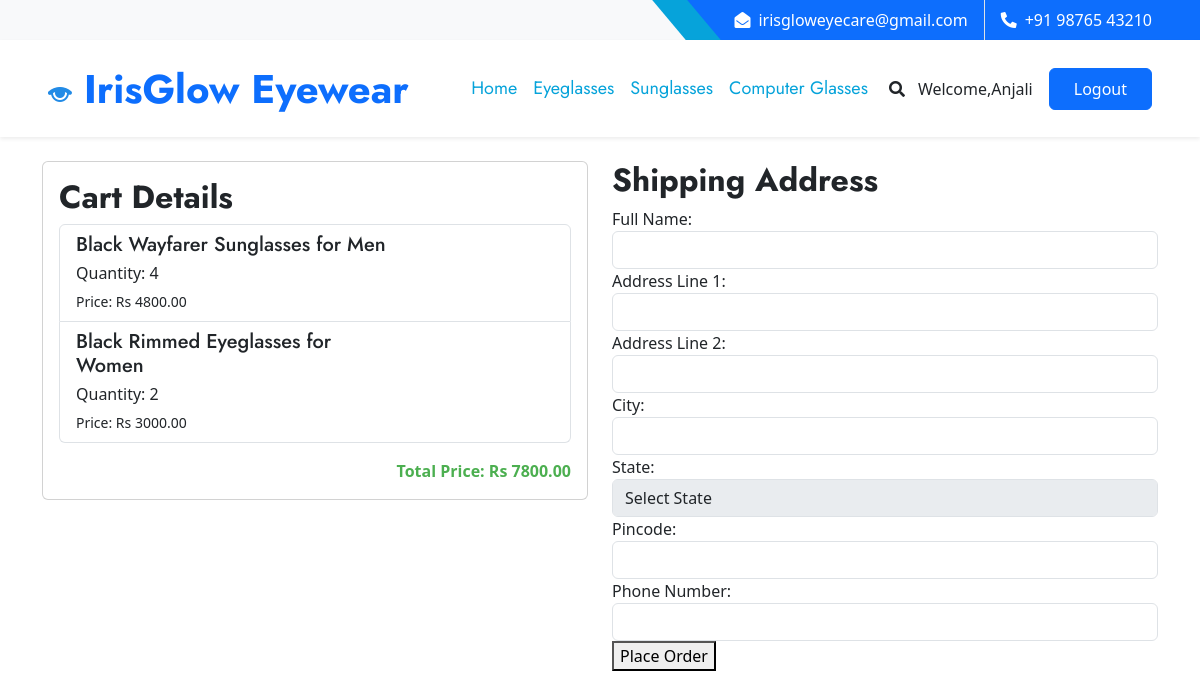
Page /checkout/ (signed in) on the earlier database version.
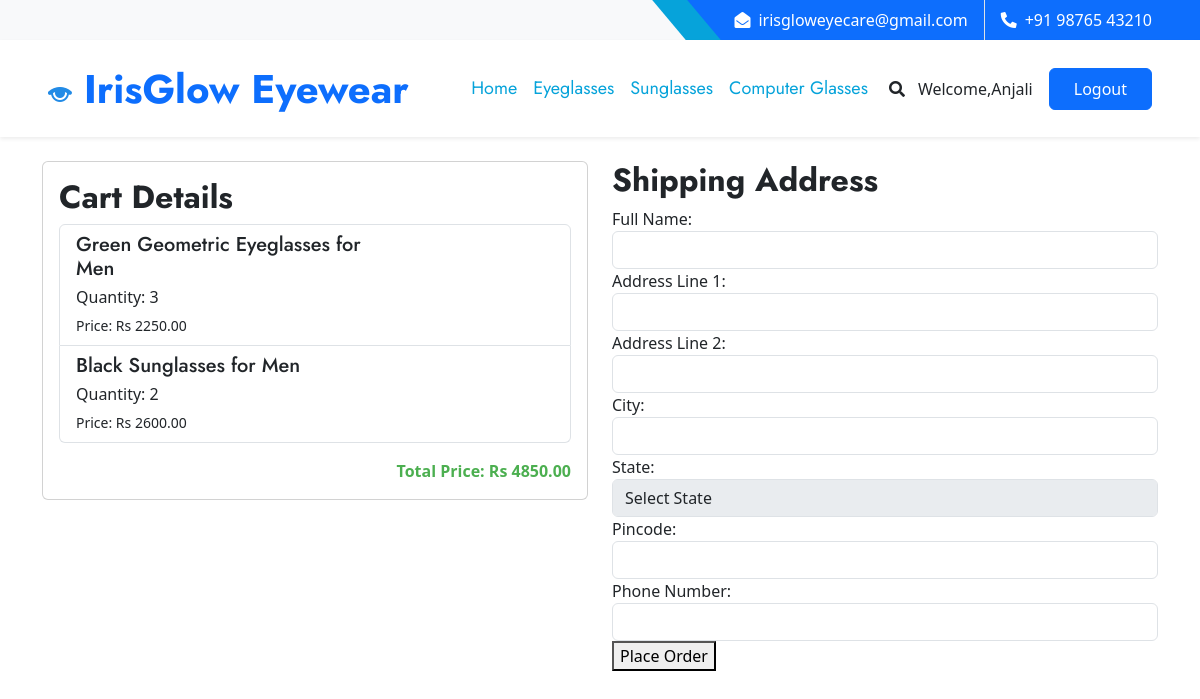
Same page on the later database version.
### IrisGlowApp/models.py (models this page shows, shortened)
class UserCart(models.Model):
    user = models.ForeignKey(User, on_delete=models.CASCADE)
    created_at = models.DateTimeField(auto_now_add=True)
    updated_at = models.DateTimeField(auto_now=True)
    frame = models.ForeignKey(Frame, on_delete=models.CASCADE)
    quantity = models.PositiveIntegerField(default=1)
    def total_price(self):
        return self.frame.price * self.quantity

class Frame(models.Model):
    GENDER_CHOICES = (
        ('M', 'Male'),
        ('F', 'Female'),
        ('K', 'Kids'),
    )
    CATEGORY_CHOICES = (
        ('Eyeglasses', 'Eyeglasses'),
        ('Sunglasses', 'Sunglasses'),
        ('Computer Glasses', 'Computer Glasses'),
    )
    FRAME_MATERIAL_CHOICES = (
        ('Metal', 'Metal'),
        ('Plastic', 'Plastic'),
        ('Wood', 'Wood'),
        ('Aluminium', 'Aluminium'),
        ('Glass', 'Glass'),
    )
    FRAME_STYLE_CHOICES = (
        ('Circle', 'Circle'),
        ('Rectangle', 'Rectangle'),
        ('Geometric', 'Geometric'),
        ('Square', 'Square'),
    )
    SIZE_CHOICES = (
        ('Small', 'Small'),
        ('Medium', 'Medium'),
        ('Large', 'Large'),
    )
    BRAND_CHOICES = (
        ('Fastrack', 'Fastrack'),
        ('Titan', 'Titan'),
        ('Essilor', 'Essilor'),
        ('Ray-Ban', 'Ray-Ban'),
        ('Boss', 'Boss'),
        ('Polaroid', 'Polaroid'),
        ('Vogue', 'Vogue'),
    )
    COLOR_CHOICES = (
        ('Red', 'Red'),
        ('Blue', 'Blue'),
        ('Green', 'Green'),
        ('Black', 'Black'),
        ('White', 'White'),
    )
    TEMPLE_LENGTH_CHOICES = [
        ('140', '140 mm'),
        ('141', '141 mm'),
        ('142', '142 mm'),
        ('143', '143 mm'),
        ('144', '144 mm'),
        ('145', '145 mm'),
        ('146', '146 mm'),
        ('147', '147 mm'),
        ('148', '148 mm'),
        ('149', '149 mm'),
        ('150', '150 mm'),
        ('151', '151 mm'),
        ('152', '152 mm'),
        ('153', '153 mm'),
        ('154', '154 mm'),
        ('155', '155 mm'),
        ('156', '156 mm'),
        ('157', '157 mm'),
        ('158', '158 mm'),
    ]
    BRIDGE_SIZE_CHOICES = [
        ('15', '15 mm'),
        ('16', '16 mm'),
        ('17', '17 mm'),
        ('18', '18 mm'),
        ('19', '19 mm'),
        ('20', '20 mm'),
        ('21', '21 mm'),
        ('22', '22 mm'),
        ('23', '23 mm'),
        ('24', '24 mm'),
        ('25', '25 mm'),
    ]
    LENS_WIDTH_CHOICES = [
        ('45', '45 mm'),
        ('46', '46 mm'),
        ('47', '47 mm'),
        ('48', '48 mm'),
        ('49', '49 mm'),
        ('50', '50 mm'),
        ('51', '51 mm'),
        ('52', '52 mm'),
        ('53', '53 mm'),
        ('54', '54 mm'),
        ('55', '55 mm'),
        ('56', '56 mm'),
        ('57', '57 mm'),
        ('58', '58 mm'),
    ]
    name = models.CharField(max_length=255, unique=True)
    brand_name = models.CharField(max_length=255, choices=BRAND_CHOICES)
    category = models.CharField(max_length=255, choices=CATEGORY_CHOICES)
    product_description = models.TextField()
    material_description = models.TextField()
    gender = models.CharField(max_length=1, choices=GENDER_CHOICES)
    price = models.DecimalField(max_digits=10, decimal_places=2, validators=[MaxValueValidator(10000)])
    stock_quantity = models.PositiveIntegerField(default=0)
    production_date = models.DateField(null=True, blank=True)
    color = models.CharField(max_length=50, null=True, blank=True, choices=COLOR_CHOICES)
    size = models.CharField(max_length=10, choices=SIZE_CHOICES, null=True, blank=True)
    frame_material = models.CharField(max_length=20, choices=FRAME_MATERIAL_CHOICES, null=True, blank=True)
    frame_style = models.CharField(max_length=20, choices=FRAME_STYLE_CHOICES, null=True, blank=True)
    temple_length = models.CharField(max_length=3, choices=TEMPLE_LENGTH_CHOICES, default='15')
    bridge_size = models.CharField(max_length=5, choices=BRIDGE_SIZE_CHOICES, default='15')
    lens_width = models.CharField(max_length=5, choices=LENS_WIDTH_CHOICES, default='15')
    thumbnail = models.ImageField(upload_to='frame_thumbnails/')
    image_2 = models.ImageField(upload_to='frame_images/', blank=True, null=True)
    image_3 = models.ImageField(upload_to='frame_images/', blank=True, null=True)
    image_4 = models.ImageField(upload_to='frame_images/', blank=True, null=True)
    image_5 = models.ImageField(upload_to='frame_images/', blank=True, null=True)
    frame_id = models.AutoField(primary_key=True, unique=True)

### IrisGlowApp/views.py (the view, shortened to what this page needs)
# urls.py: path('checkout/', views.checkout, name='checkout'),
def checkout(request):
    user = request.user
    user_cart_items = UserCart.objects.filter(user=user)
    total_price = sum(item.total_price() for item in user_cart_items)
    return render(request, 'checkout.html', {'cart_items': user_cart_items, 'total_price': total_price})

### template/checkout.html (shortened to what the changed rows need)
{% load static %}
<!DOCTYPE html>
<html lang="en">
<head>
    <link href="https://cdnjs.cloudflare.com/ajax/libs/font-awesome/5.10.0/css/all.min.css" rel="stylesheet">
    <link href="https://cdn.jsdelivr.net/npm/bootstrap-icons@1.4.1/font/bootstrap-icons.css" rel="stylesheet">
    <link href="{% static 'lib/owlcarousel/assets/owl.carousel.min.css' %}" rel="stylesheet">
    <link href="{% static 'lib/animate/animate.min.css' %}" rel="stylesheet">
    <link href="{% static 'lib/tempusdominus/css/tempusdominus-bootstrap-4.min.css' %}" rel="stylesheet" />
    <link href="{% static 'lib/twentytwenty/twentytwenty.css' %}" rel="stylesheet" />
    <link href="{% static 'css/bootstrap.min.css' %}" rel="stylesheet">
    <link href="{% static 'css/style.css' %}" rel="stylesheet">
    <link href="https://cdn.jsdelivr.net/npm/bootstrap@5.3.0/dist/css/bootstrap.min.css" rel="stylesheet">
</head>
<body>
    <nav class="navbar navbar-expand-lg bg-white navbar-light shadow-sm px-5 py-3 py-lg-0">
        <a href="index.html" class="navbar-brand p-0">
            <h1 class="m-0 text-primary">
                <img src="{% static 'img/img1.png' %}">
              IrisGlow Eyewear</h1>
        </a>
    </nav>
 <br>
    <div class="container">
        <div class="row">
            <div class="col-md-6">
                <div class="card">
                    <div class="card-body">
                        <h2 class="card-title">Cart Details</h2>
                        {% if cart_items %}
                            <div class="list-group">
                                {% for item in cart_items %}
                                    <div class="list-group-item border-bottom">
                                        <div class="row">
                                            <div class="col-md-8">
                                                <h5 class="mb-1">{{ item.frame.name }}</h5>
                                                <p class="mb-1">Quantity: {{ item.quantity }}</p>
                                                <small>Price: Rs {{ item.total_price }}</small>
                                            </div>
                                        </div>
                                    </div>
                                {% endfor %}
                            </div>
                            <p class="card-text mt-3 text-end" style="font-weight: bold; color: #4CAF50;">Total Price: Rs {{ total_price }}</p>
                        {% else %}
                            <p class="card-text">Your cart is empty.</p>
                        {% endif %}
                    </div>
                </div>
            </div>
            <div class="col-md-6">
                <h2>Shipping Address</h2>
            </div>
        </div>
    </div>

Differences in the rows shown:
removed UserCart: frame.name "Black Wayfarer Sunglasses for Men", quantity "4", total_price "4800.00"
removed UserCart: frame.name "Black Rimmed Eyeglasses for Women", quantity "2", total_price "3000.00"
added UserCart: frame.name "Green Geometric Eyeglasses for Men", quantity "3", total_price "2250.00"
added UserCart: frame.name "Black Sunglasses for Men", quantity "2", total_price "2600.00"
Other differences:
{{ total_price }}: "7800.00" → "4850.00"
